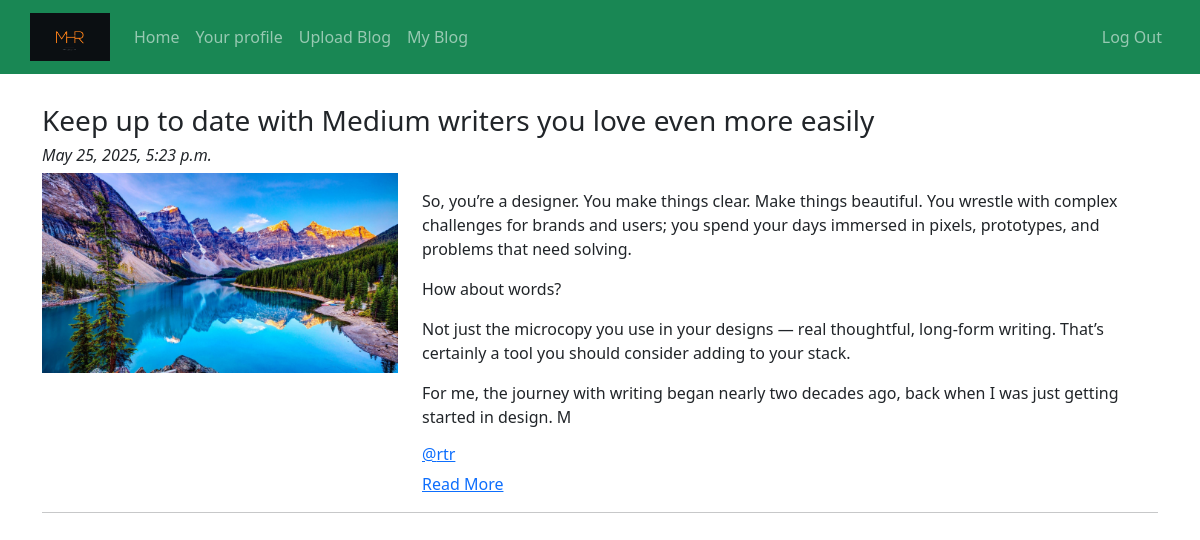
The page /blog/ (signed in) on the database as committed earlier.
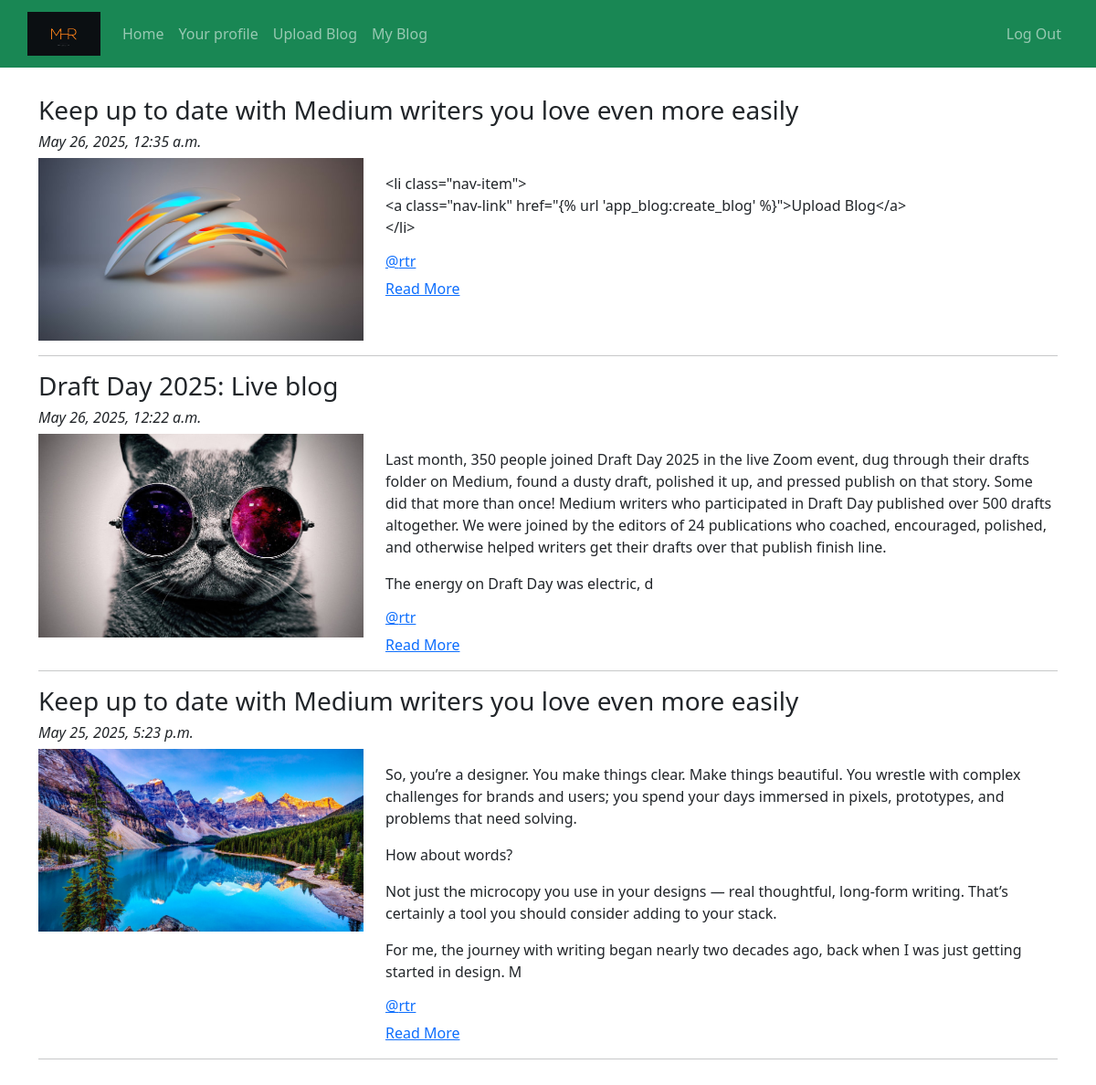
The same page on the database as committed later.
### app_blog/models.py (models this page shows, shortened)
class Blog(models.Model):
    author = models.ForeignKey(User, related_name='post_author', on_delete=models.CASCADE)
    blog_title = models.CharField(max_length=150, verbose_name="put a title")
    slug = models.SlugField(max_length=254, unique=True)
    blog_content = models.TextField(verbose_name="what is your mind?")
    blog_image = models.ImageField(upload_to='blog_image', verbose_name="image")
    publish_date = models.DateTimeField(auto_now_add=True)
    update_date = models.DateTimeField(auto_now=True)
    class Meta:
        ordering = ('-publish_date',)

### app_blog/views.py (the view)
# urls.py: path('', views.Blog_list.as_view(), name="blog_list"),
class Blog_list(LoginRequiredMixin, ListView):
    context_object_name = 'blogs'
    model = Blog
    template_name = "blog_list.html"

### app_blog/templatetags/custom_filters.py (called while the page is built)
def range_filter(value):
    return value[0:500]

### app_blog/templates/blog_list.html (shortened to what this page needs)
{% extends 'base.html' %}
{% load custom_filters %}
{% block content %}
    {% for blog in blogs %}
    <h3>{{blog.blog_title}}</h3>
    <h6><i>{{blog.publish_date}}</i></h6>
    <div class="row">
        <div class="col-sm-4">
            <img src="/media/{{blog.blog_image}}" alt="{{blog.blog_title}}" title="{{blog.blog_title}}" width="100%">
        </div>
        <div class="col-sm-8">
            <p>{{blog.blog_content|range_filter|linebreaks}}</p>
            <h6><a href="">@{{blog.author}}</a></h6>
            <a href="{% url 'app_blog:blog_details' slug=blog.slug %}">Read More</a>
        </div>
    </div>
    <hr>
    {% endfor %}
{% endblock %}

### templates/base.html (shortened to what this page needs)
<!DOCTYPE html>
<html lang="en">
<head>
    <link href="https://cdn.jsdelivr.net/npm/bootstrap@5.3.3/dist/css/bootstrap.min.css" rel="stylesheet">
    <link rel="stylesheet" href="https://cdnjs.cloudflare.com/ajax/libs/font-awesome/6.7.2/css/all.min.css">
</head>
<body>
  <nav class="navbar navbar-expand-lg navbar-dark bg-success" style="padding-left: 30px;">
    <a class="navbar-brand" href="{% url 'app_blog:blog_list' %}"><img src="/media/logo.jpg" alt="MHR" width="80px"></a>
    <div class="collapse navbar-collapse" id="navbarSupportedContent">
      <ul class="navbar-nav mr-auto">
        <li class="nav-item active">
          <a class="nav-link" href="{% url 'app_blog:blog_list' %}">Home</a>
        </li>
        <li class="nav-item">
          <a class="nav-link" href="{% url 'app_login:profile' %}">Your profile</a>
        </li>
        <li class="nav-item">
          <a class="nav-link" href="{% url 'app_blog:create_blog' %}">Upload Blog</a>
        </li>
        <li class="nav-item">
          <a class="nav-link" href="{% url 'app_blog:my_blog' %}">My Blog</a>
        </li>
      </ul>
      <ul class="navbar-nav ms-auto" style="padding-right: 30px;">
        {% if user.is_authenticated %}
          <li class="nav-item active">
            <a class="nav-link" href="{% url 'app_login:log_out' %}">Log Out</a>
          </li>
        {% else %}
          <li class="nav-item active">
            <a class="nav-link" href="{% url 'app_login:sign_up' %}">Sign up/Sign in</a>
          </li>
        {% endif %}
      </ul>
    </div>
  </nav>
  <div class="container" style="padding-bottom: 30px; padding-top: 30px;">
      {% block content %}
      {% endblock %}
  </div>
</body>
</html>

Rows that differ between the two databases and show on the page:
added Blog: blog_title "Keep up to date with Medium writers you love even more easily", publish_date "May 26, 2025, 12:35 a.m.", blog_image (picture), blog_content|range_filter "<li class=\"nav-item\"> <a class=\"nav-link\" href=\"{% url 'app_blog:create_blog' %}\">Upload Blog</a> </li>", author "rtr"
added Blog: blog_title "Draft Day 2025: Live blog", publish_date "May 26, 2025, 12:22 a.m.", blog_image (picture), blog_content|range_filter "Last month, 350 people joined Draft Day 2025 in the live Zoom event, dug through their drafts folder on Medium, found a dusty draft, polished it up, and pressed publish on that story. Some did that more than once! Medium writers who participated in Draft Day published over 500 drafts altogether. We were joined by the editors of 24 publications who coached, encouraged, polished, and otherwise helped writers get their drafts over that publish finish line. The energy on Draft Day was electric, d", author "rtr"
